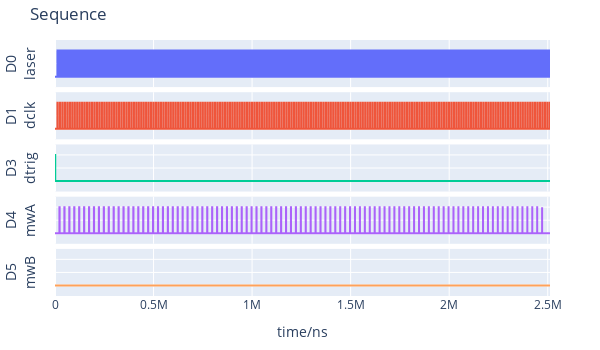

This figure's notebook cell:
### Code cell
pg.setTrigger(TriggerStart.SOFTWARE, rearm=TriggerRearm.AUTO)
REPEAT_INFINITELY = -1
pg.stream(n_runs=REPEAT_INFINITELY)
pg.plotSeq(plot_all=False)

### Figure 1 — Plotly figure (JSON) as saved in the notebook; plotly's stock layout.template omitted (floating-point values rounded to 4 significant figures; data arrays with more than 128 entries replaced by an {"elided": "..."} marker saying what was removed)
{"data": [{"line": {"shape": "hv"}, "mode": "lines", "name": "D0", "type": "scatter", "x": {"elided": "1202 int values"}, "xaxis": "x", "y": {"elided": "1202 int values"}, "yaxis": "y"}, {"line": {"shape": "hv"}, "mode": "lines", "name": "D1", "type": "scatter", "x": {"elided": "1202 int values"}, "xaxis": "x2", "y": {"elided": "1202 int values"}, "yaxis": "y2"}, {"line": {"shape": "hv"}, "mode": "lines", "name": "D3", "type": "scatter", "x": {"elided": "1202 int values"}, "xaxis": "x3", "y": {"elided": "1202 int values"}, "yaxis": "y3"}, {"line": {"shape": "hv"}, "mode": "lines", "name": "D4", "type": "scatter", "x": {"elided": "1202 int values"}, "xaxis": "x4", "y": {"elided": "1202 int values"}, "yaxis": "y4"}, {"line": {"shape": "hv"}, "mode": "lines", "name": "D5", "type": "scatter", "x": [0, 2511490], "xaxis": "x5", "y": [0, 0], "yaxis": "y5"}], "layout": {"height": 350, "margin": {"b": 40, "l": 50, "r": 50, "t": 40}, "showlegend": false, "title": {"text": "Sequence"}, "width": 600, "xaxis": {"anchor": "y", "domain": [0, 1], "matches": "x5", "showticklabels": false}, "xaxis2": {"anchor": "y2", "domain": [0, 1], "matches": "x5", "showticklabels": false}, "xaxis3": {"anchor": "y3", "domain": [0, 1], "matches": "x5", "showticklabels": false}, "xaxis4": {"anchor": "y4", "domain": [0, 1], "matches": "x5", "showticklabels": false}, "xaxis5": {"anchor": "y5", "domain": [0, 1], "title": {"text": "time/ns"}}, "yaxis": {"anchor": "x", "domain": [0.816, 1], "range": [-0.4, 1.4], "showticklabels": false, "title": {"text": "D0<br>laser"}}, "yaxis2": {"anchor": "x2", "domain": [0.612, 0.796], "range": [-0.4, 1.4], "showticklabels": false, "title": {"text": "D1<br>dclk"}}, "yaxis3": {"anchor": "x3", "domain": [0.408, 0.592], "range": [-0.4, 1.4], "showticklabels": false, "title": {"text": "D3<br>dtrig"}}, "yaxis4": {"anchor": "x4", "domain": [0.204, 0.388], "range": [-0.4, 1.4], "showticklabels": false, "title": {"text": "D4<br>mwA"}}, "yaxis5": {"anchor": "x5", "domain": [0, 0.184], "range": [-0.4, 1.4], "showticklabels": false, "title": {"text": "D5<br>mwB"}}}}
